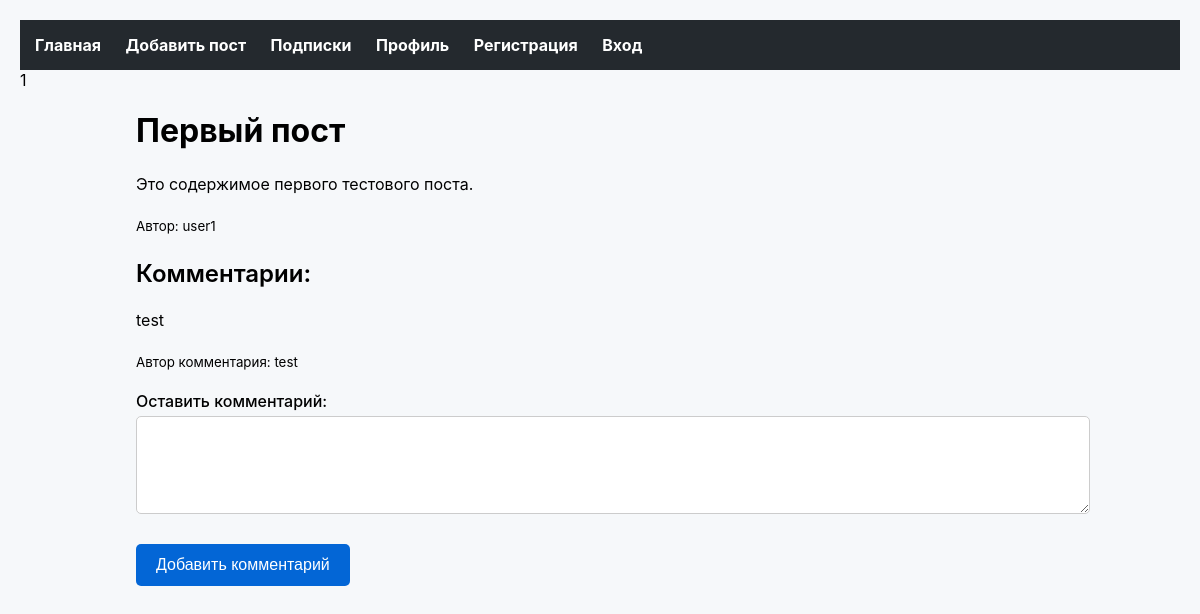
The page /post.php?id=1 on the database its author committed.
### tables this page shows
CREATE TABLE `posts` (
  `id` int NOT NULL AUTO_INCREMENT,
  `user_id` int NOT NULL,
  `title` varchar(255) NOT NULL,
  `content` text NOT NULL,
  `is_private` tinyint(1) NOT NULL DEFAULT '0',
  `created_at` timestamp NULL DEFAULT CURRENT_TIMESTAMP,
  `tags` varchar(255) DEFAULT NULL,
  PRIMARY KEY (`id`),
  KEY `user_id` (`user_id`),
  CONSTRAINT `posts_ibfk_1` FOREIGN KEY (`user_id`) REFERENCES `users` (`id`) ON DELETE CASCADE
);

CREATE TABLE `users` (
  `id` int NOT NULL AUTO_INCREMENT,
  `username` varchar(255) NOT NULL,
  `password` varchar(255) NOT NULL,
  `email` varchar(255) NOT NULL,
  PRIMARY KEY (`id`),
  UNIQUE KEY `username` (`username`),
  UNIQUE KEY `email` (`email`)
);

CREATE TABLE `comments` (
  `id` int NOT NULL AUTO_INCREMENT,
  `post_id` int NOT NULL,
  `user_id` int NOT NULL,
  `comment` text NOT NULL,
  `created_at` timestamp NULL DEFAULT CURRENT_TIMESTAMP,
  PRIMARY KEY (`id`),
  KEY `post_id` (`post_id`),
  KEY `user_id` (`user_id`),
  CONSTRAINT `comments_ibfk_1` FOREIGN KEY (`post_id`) REFERENCES `posts` (`id`) ON DELETE CASCADE,
  CONSTRAINT `comments_ibfk_2` FOREIGN KEY (`user_id`) REFERENCES `users` (`id`) ON DELETE CASCADE
);

### post.php (the view, shortened to what this page needs)
<?php
require 'config.php';
$post_id = $_GET['id'];
$stmt = $pdo->prepare('SELECT posts.*, users.username FROM posts JOIN users ON posts.user_id = users.id WHERE posts.id = ?');
$stmt->execute([$post_id]);
$post = $stmt->fetch();
$comments_stmt = $pdo->prepare('SELECT comments.*, users.username FROM comments JOIN users ON comments.user_id = users.id WHERE post_id = ?');
$comments_stmt->execute([$post_id]);
$comments = $comments_stmt->fetchAll();
?>
<!DOCTYPE html>
<html lang="ru">
<head>
    <link rel="stylesheet" href="css/style.css">
</head>
<body>
    <?= include('navbar.php'); ?>
    <div class="container">
        <h1><?= htmlspecialchars($post['title']) ?></h1>
        <p><?= htmlspecialchars($post['content']) ?></p>
        <p><small>Автор: <?= htmlspecialchars($post['username']) ?></small></p>
        <h2>Комментарии:</h2>
        <?php if (count($comments) > 0): ?>
            <?php foreach ($comments as $comment): ?>
                <div class="comment">
                    <p><?= htmlspecialchars($comment['comment']) ?></p>
                    <p><small>Автор комментария: <?= htmlspecialchars($comment['username']) ?></small></p>
                </div>
            <?php endforeach; ?>
        <?php else: ?>
            <p>Комментариев пока нет.</p>
        <?php endif; ?>
        <form action="add_comment.php?post_id=<?= $post_id ?>" method="post">
            <label for="comment">Оставить комментарий:</label>
            <textarea name="comment" rows="4" required></textarea>
            <button type="submit">Добавить комментарий</button>
        </form>
    </div>
</body>
</html>

### css/style.css (style rules this page uses)
body { font-family: -apple-system, BlinkMacSystemFont, "Segoe UI", Helvetica, Arial, sans-serif; background-color: #f6f8fa; margin: 0; padding: 20px; }
.container { width: 80%; margin: 0 auto; }
button { padding: 12px 20px; background-color: #0366d6; color: #ffffff; border: none; border-radius: 5px; cursor: pointer; font-size: 16px; transition: background-color 0.3s ease; display: inline-block; margin-top: 15px; }
input, textarea { width: 100%; padding: 12px; margin-bottom: 15px; border: 1px solid #ccc; border-radius: 5px; font-size: 16px; }
h2 { font-size: 24px; font-weight: 600; }
p { font-size: 16px; line-height: 1.6; }
form { display: flex; flex-direction: column; }
form label { font-size: 16px; font-weight: 500; margin-bottom: 5px; }
form button { width: fit-content; align-self: flex-start; }

### rows shown on the page
posts: title "Первый пост", content "Это содержимое первого тестового поста.", user.username "user1"
comments: comment "test", user.username "test"

### other values the page prints
include('navbar.php') "1"
